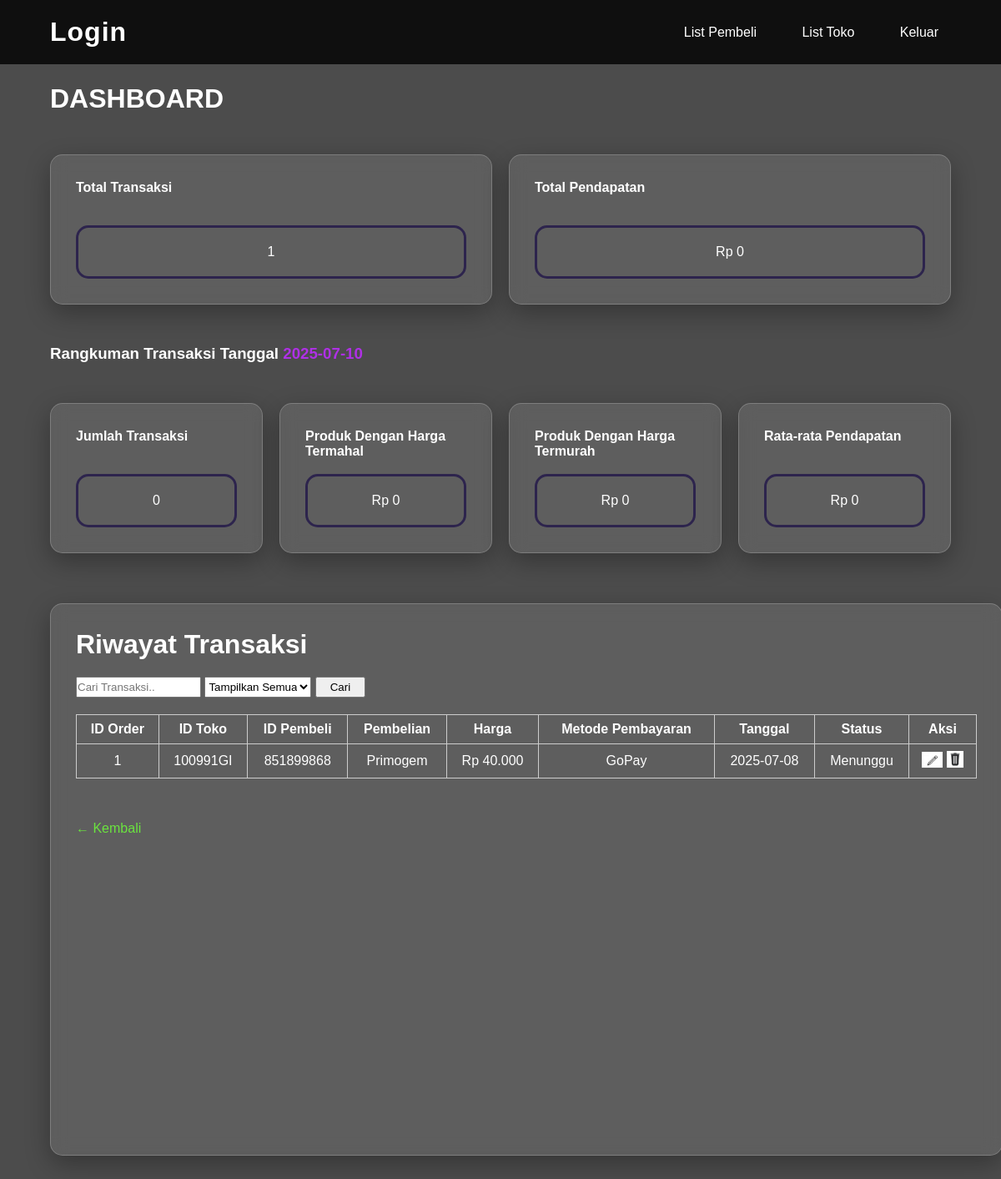
Before: /admin/adminHome.php with the older database file.
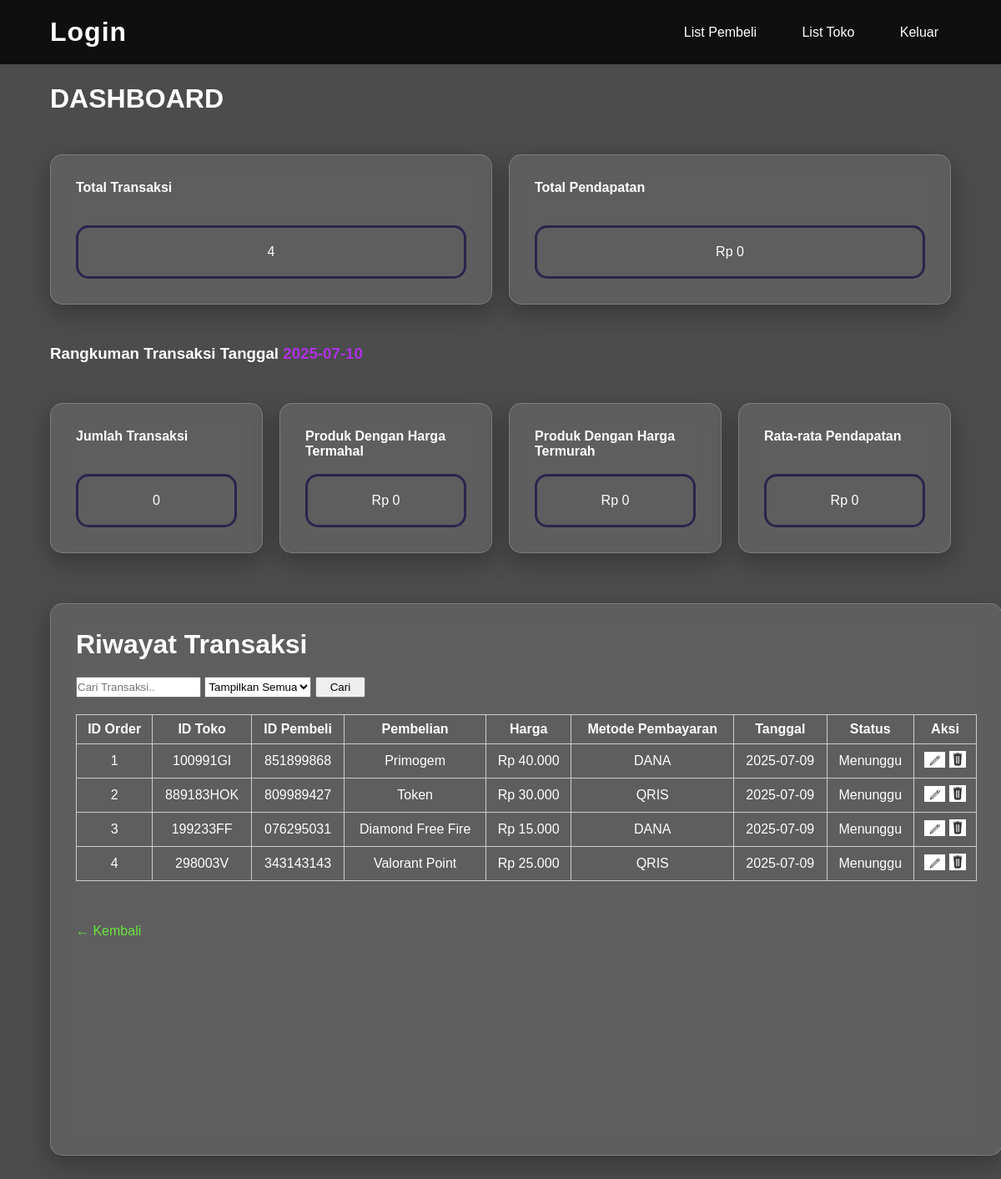
After: the same page with the newer database file.
### tables this page shows
CREATE TABLE `transaksi` (
  `ID_TRANSAKSI` int(4) NOT NULL,
  `ID_TOKO_TR` varchar(20) NOT NULL,
  `ID_PEMBELI_TR` varchar(30) NOT NULL,
  `PRODUK_TRANSAKSI` varchar(50) NOT NULL,
  `HARGA` decimal(10,2) NOT NULL,
  `METODE_PEMBAYARAN` varchar(40) NOT NULL,
  `WAKTU_TR` date NOT NULL,
  `STATUS` varchar(10) NOT NULL
);

### admin/adminHome.php (the view, shortened to what the changed rows need)
<?php
include 'header.php';
$db = new konekDatabase();
$koneksi = $db->getConnection();
$totalSql =  mysqli_query($koneksi, "SELECT COUNT(*) AS jumlahTransaksi FROM TRANSAKSI");
$total = mysqli_fetch_assoc($totalSql)['jumlahTransaksi'];
$sql = "SELECT * FROM TRANSAKSI WHERE 1=1";
$sql .= " ORDER BY ID_TRANSAKSI";
$result = mysqli_query($koneksi, $sql);
$orders = [];
while ($row = mysqli_fetch_assoc($result)) {
    $orders[] = $row;
}
?>
<main class="main-content">
    <div style="dashboard-title">
        <h1> DASHBOARD </h1>
        <br>
        <div class="admin">
            <div class="admin-containers">
                <h4> Total Transaksi <br><br> </h4>
                <br>
                <div class="dashboard">
                    <?php echo $total; ?>
                </div>
            </div>
        </div>
        <br>
    </div>
    <br>
    <div class="admin-container">
        <h1> Riwayat Transaksi </h1>
        <table>
            <thead>
                <tr>
                    <th> ID Order </th>
                    <th> ID Toko </th>
                    <th> ID Pembeli </th>
                    <th> Pembelian </th>
                    <th> Harga </th>
                    <th> Metode Pembayaran </th>
                    <th> Tanggal </th>
                    <th> Status </th>
                    <th> Aksi </th>
                </tr>
            </thead>
            <tbody>
                <?php if (empty($orders)): ?>
                    <tr>
                        <td colspan="9"> Data transaksi tidak ditemukan.</td>
                    </tr>
                <?php else: ?>
                    <?php foreach ($orders as $order): ?>
                        <tr>
                            <td><?= htmlspecialchars($order['ID_TRANSAKSI']) ?></td>
                            <td><?= htmlspecialchars($order['ID_TOKO_TR']) ?></td>
                            <td><?= htmlspecialchars($order['ID_PEMBELI_TR']) ?></td>
                            <td><?= htmlspecialchars($order['PRODUK_TRANSAKSI']) ?></td>
                            <td>Rp <?= number_format($order['HARGA'], 0, ',', '.') ?></td>
                            <td><?= htmlspecialchars($order['METODE_PEMBAYARAN']) ?></td>
                            <td><?= date('Y-m-d', strtotime($order['WAKTU_TR'])) ?></td>
                            <td><?= htmlspecialchars($order['STATUS']) ?></td>
                            <td>
                                <a
                                    href="../crud.php?aksi=update&id=<?= $order['ID_TRANSAKSI'] ?>&table=TRANSAKSI&redirect=admin/adminHome.php">
                                    <img src="../edit.jpeg" alt="Edit" style="width: 25px;">
                                </a>
                                <a href="../crud.php?aksi=delete&id=<?= $order['ID_TRANSAKSI'] ?>&table=TRANSAKSI&redirect=admin/adminHome.php"
                                    onclick="return confirm('Yakin ingin menghapus transaksi ini?')">
                                    <img src="../trash.jpg" alt="Hapus" style="width: 20px;">
                                </a>
                            </td>
                        </tr>
                    <?php endforeach; ?>
                <?php endif; ?>
            </tbody>
        </table>
        <br> <br>
    </div>
</main>
</body>
</html>

Changed rows visible on the page:
changed transaksi "100991GI": METODE_PEMBAYARAN "GoPay" → "DANA"; WAKTU_TR "2025-07-08" → "2025-07-09"
added transaksi: ID_TRANSAKSI "2", ID_TOKO_TR "889183HOK", ID_PEMBELI_TR "809989427", PRODUK_TRANSAKSI "Token", HARGA "30.000", METODE_PEMBAYARAN "QRIS", WAKTU_TR "2025-07-09", STATUS "Menunggu"
added transaksi: ID_TRANSAKSI "3", ID_TOKO_TR "199233FF", ID_PEMBELI_TR "076295031", PRODUK_TRANSAKSI "Diamond Free Fire", HARGA "15.000", METODE_PEMBAYARAN "DANA", WAKTU_TR "2025-07-09", STATUS "Menunggu"
added transaksi: ID_TRANSAKSI "4", ID_TOKO_TR "298003V", ID_PEMBELI_TR "343143143", PRODUK_TRANSAKSI "Valorant Point", HARGA "25.000", METODE_PEMBAYARAN "QRIS", WAKTU_TR "2025-07-09", STATUS "Menunggu"
Other visible differences:
$total: "1" → "4"
